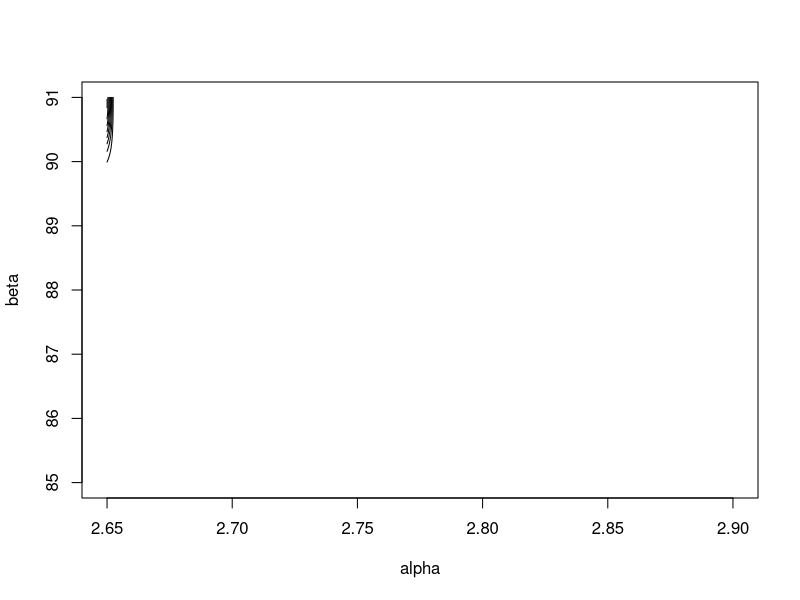

Generate this figure with R:

data <- read.table("data/batting.1975-2016.csv",header=T,sep=",")
homerun <- data$HR
bat <- data$AB

index <- homerun >0 & bat > 99.9
homerun <- homerun[index]
bat <- bat[index]
average_run <- homerun/bat

## make a grid of alpha and beta values
alpha <- seq(2.65, 2.9, length.out = 100)
beta <- seq(85,91, length.out = 100)

log_lik_compute <- matrix(NA, nrow = 100, ncol = 100)

for( i in 1:100){
  print(i)
  for(j in 1:100){
    log_lik_compute[i,j] <- sum(dbeta(average_run,
                                      alpha[i],
                                      beta[j],
                                      log = T))
  }
}

full <- log_lik_compute
full <- exp(full - max(full))
full <- full/sum(full)
contour(alpha, beta, full, xlab = "alpha", ylab = "beta", drawlabels = F)


### question 3

max(log_lik_compute)
which(log_lik_compute == max(log_lik_compute), arr.ind = T)
alpha_mle <- alpha[46]
beta_mle <- beta[51]

#MLE estimates variance
nr <- (alpha_mle*beta_mle)
dr1 <- (alpha_mle + beta_mle)^2
dr2 <- (alpha_mle + beta_mle +1)
var_mle <- nr/(dr1*dr2)

#actual data variance
var(average_run)


### question 4

loglik_beta <- function(start_val, x){
  sum(-dbeta(x,
             start_val[1],
             start_val[2],
             log = TRUE))
}

out <- optim(par = c(0.1,0.1),
             fn = loglik_beta,
             x = average_run,
             method = "Nelder-Mead")
out$par
